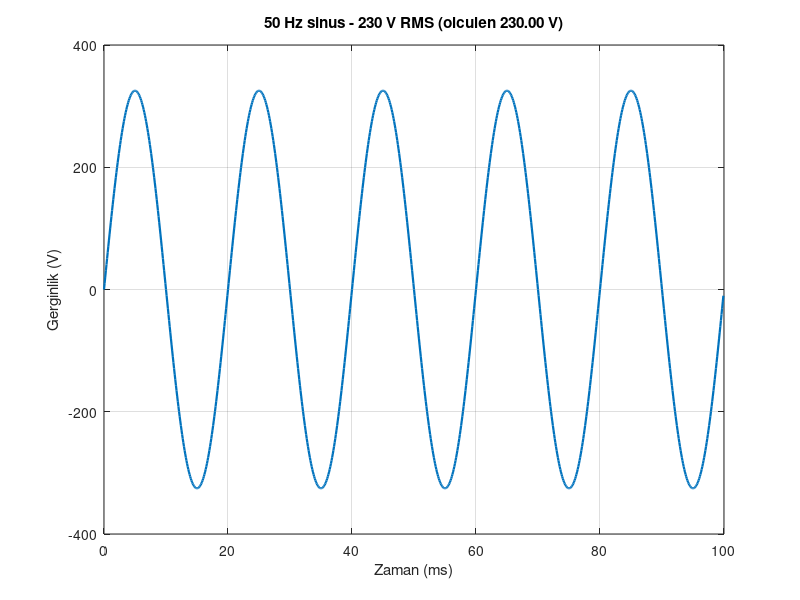

Write the MATLAB code that produced this figure.
%% MATLAB R2024a - Prompt-to-code test
% Bu skript GitHub vasitəsilə uzaqdan yaradılıb.
% Məqsəd: MATLAB kodunun prompt əsasında dəyişdirilib lokal
% MATLAB-a pull edilə bildiyini yoxlamaq.
% Toolbox tələb olunmur.

clc;
f = 50;              % Frequency in Hz
Vrms = 230;          % RMS voltage in V
Vpeak = Vrms*sqrt(2);
fs = 10000;          % Sampling frequency in Hz
duration = 0.1;      % 5 cycles at 50 Hz
t = (0:round(duration*fs)-1)/fs;
voltage = Vpeak*sin(2*pi*f*t);
measuredRMS = sqrt(mean(voltage.^2));

fprintf('PROMPT TEST UGURLU: Fayl GitHub-dan MATLAB-a catdi.\n');
fprintf('Tezlik: %.0f Hz\n', f);
fprintf('Hesablanan RMS: %.2f V (hedef %.2f V)\n', measuredRMS, Vrms);

figure('Name', 'Prompt -> GitHub -> MATLAB Test', 'NumberTitle', 'off');
plot(t*1000, voltage, 'LineWidth', 1.6);
grid on;
xlabel('Zaman (ms)');
ylabel('Gerginlik (V)');
title(sprintf('50 Hz sinus - %.0f V RMS (olculen %.2f V)', Vrms, measuredRMS));
drawnow;
